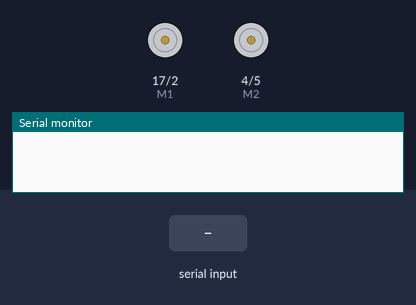
The sketch below on a simulated Arduino Uno, built with avr-gcc and run on an emulated ATmega328P. On the bench: direction and speed pins drawn as motors (green arrow = direction pin HIGH = forward, orange = LOW = backward, longer = more drive), the last lines printed to the serial monitor. Inputs (shaded band) come from the test bench.

Above: at 1.2 s.
1.3 s: "F" received over Serial
At 1.6 s:
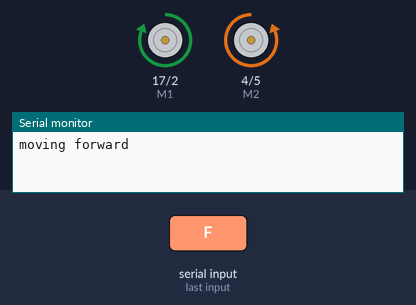
2.8 s: "L" received over Serial
At 3.9 s:
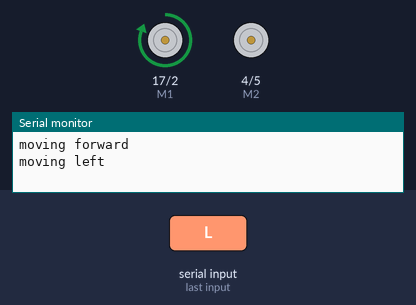
4.3 s: "R" received over Serial
At 5.0 s:
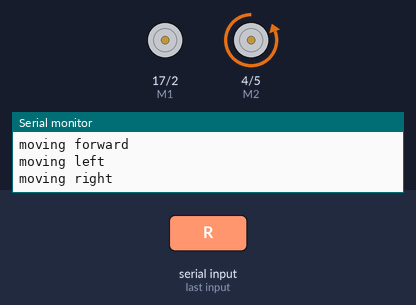
5.8 s: "1" received over Serial
At 6.2 s:
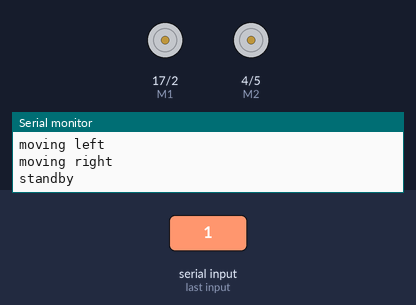
Timing chart, 0 to 8.3 s (numbered marks = the images above; inputs shaded):
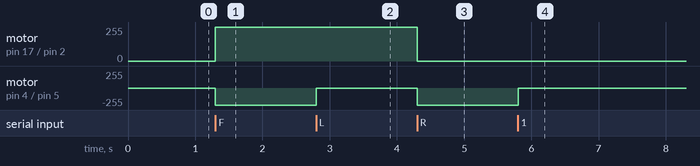

The sketch:

sketch_jan09b.ino
```cpp
// Editor     : Lauren from DFRobot
// Date       : 17.02.2012

// Product name: L298N motor driver module DF-MD v1.3
// Product SKU : DRI0002
// Version     : 1.0

// Description:
// The sketch for using the motor driver L298N
// Run with the PWM mode

// Connection:
// M1 pin -> Digital pin 4
// E1 pin -> Digital pin 5
// M2 pin -> Digital pin 7
// E2 pin -> Digital pin 6
// Motor Power Supply -> Center blue screw connector (5.08mm 3p connector)
// Motor A -> Screw terminal close to E1 driver pin
// Motor B -> Screw terminal close to E2 driver pin
//
// Note: You should connect the GND pin from the DF-MD v1.3 to your MCU controller. They should share the GND pins.

int E1 = 2;
int M1 = 17;
int E2 = 5;
int M2 = 4;

void setup() {
    pinMode(M1, OUTPUT);
    pinMode(M2, OUTPUT);
    analogWrite(E2, 0); // Set speed
    digitalWrite(M2, HIGH); // Move forward
    Serial.begin(9600); // Initialize serial communication at 9600 bits per second
}

void loop() {
  if (Serial.available() > 0) {
    char command = Serial.read();
    switch(command) {
      case 'F':
        Serial.println("moving forward");
        move_forward();
        break;
      case 'L':
        Serial.println("moving left");
        move_left();
        break;
      case 'R':
        Serial.println("moving right");
        move_right();
        break;
      default:
        Serial.println("standby");
        stop_moving();
        break;
    }
    delay(1000);
  }
}

void move_forward() {
  // Forward movement code
  analogWrite(E1, 255); // Set speed
  analogWrite(E2, 255); // Set speed
  digitalWrite(M1, HIGH); // Move forward
  digitalWrite(M2, LOW); // Move forward
}

void move_left() {
  // Left turn code
  analogWrite(E1, 255); // Set speed
  analogWrite(E2, 0); // Stop one motor for turning
  digitalWrite(M1, HIGH);
  digitalWrite(M2, HIGH);
}

void move_right() {
  // Right turn code
  analogWrite(E1, 0); // Stop one motor for turning
  analogWrite(E2, 255); // Set speed
  digitalWrite(M1, LOW);
  digitalWrite(M2, LOW);
}
void stop_moving() {
  analogWrite(E1, 0); // Stop one motor for turning
  analogWrite(E2, 0); // Set speed
  digitalWrite(M1, LOW);
  digitalWrite(M2, HIGH);
}
```

Measured:
- after the input at 1.3 s, motor on pin 17 (M1) / pin 2 (E1): stopped → forward 255/255 at once; motor on pin 4 (M2) / pin 5 (E2): stopped → backward 255/255 at once
- after the input at 2.8 s, motor on pin 4 (M2) / pin 5 (E2): backward 255/255 → stopped at once
- after the input at 4.3 s, motor on pin 17 (M1) / pin 2 (E1): forward 255/255 → stopped at once; motor on pin 4 (M2) / pin 5 (E2): stopped → backward 255/255 at once
- after the input at 5.8 s, motor on pin 4 (M2) / pin 5 (E2): backward 255/255 → stopped at once
